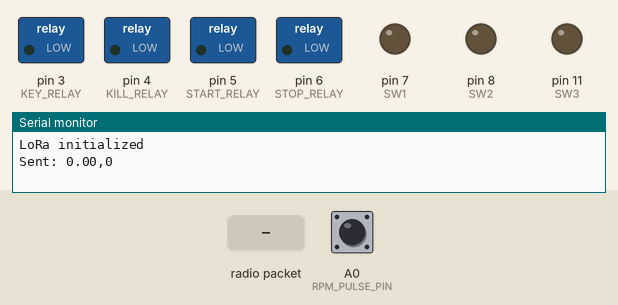
Bench run of a sketch on a simulated Arduino Uno, built with avr-gcc and run on an emulated ATmega328P. Parts: switched loads named in the sketch (green lamp = pin HIGH), output pins drawn as LEDs (lit = HIGH), the last lines printed to the serial monitor. The inputs (shaded band) are chosen by the test bench; at power-on: A0 (RPM_PULSE_PIN) LOW. No radio packets arrive unless stated.

Above: at 1.2 s.
1.3 s: radio packet "keyoff" arrives
At 1.8 s:
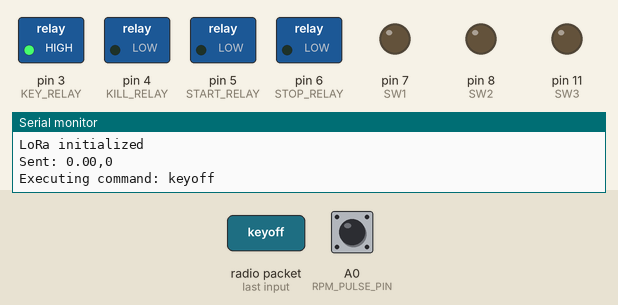
2.8 s: radio packet "killoff" arrives
At 4.0 s:
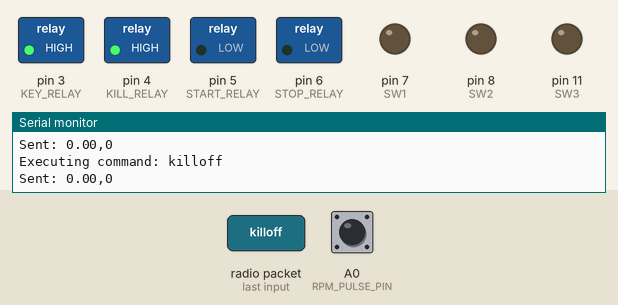
4.3 s: radio packet "keyon" arrives
At 5.3 s:
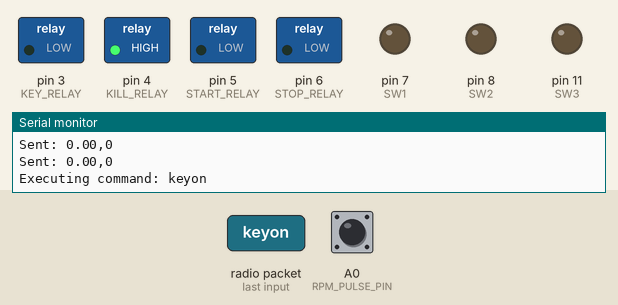
5.8 s: radio packet "startoff" arrives
At 6.4 s:
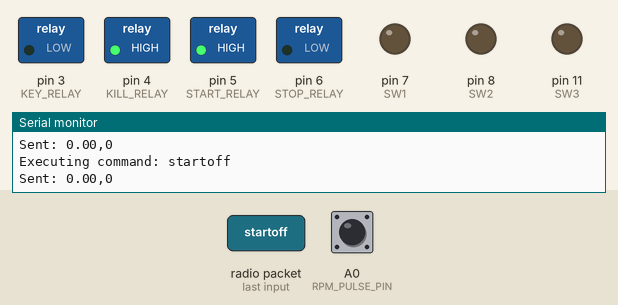
7.3 s: radio packet "killon" arrives
At 8.5 s:
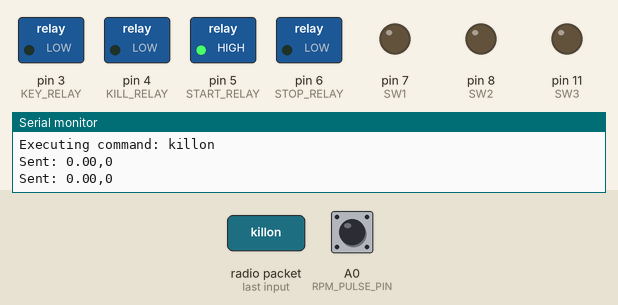
8.8 s: radio packet "stopoff" arrives
At 9.9 s:
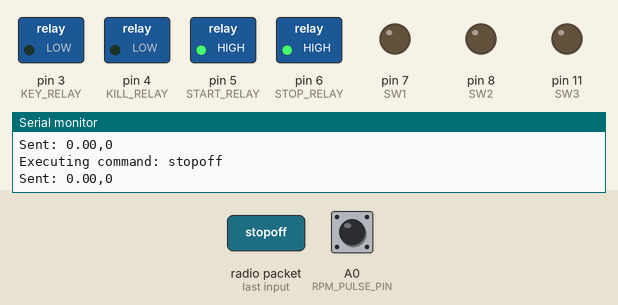
Timing chart, 0 to 11.3 s (numbered marks = the images above; inputs shaded):
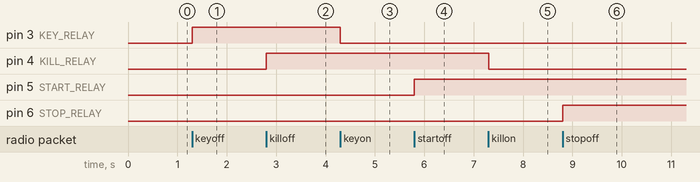

Measured:
- after the input at 1.3 s, pin 3 (KEY_RELAY): LOW → HIGH at once
- after the input at 2.8 s, pin 4 (KILL_RELAY): LOW → HIGH at once
- after the input at 4.3 s, pin 3 (KEY_RELAY): HIGH → LOW at once
- after the input at 5.8 s, pin 5 (START_RELAY): LOW → HIGH at once
- after the input at 7.3 s, pin 4 (KILL_RELAY): HIGH → LOW at once
- after the input at 8.8 s, pin 6 (STOP_RELAY): LOW → HIGH at once

The sketch:

receiver.ino
```cpp
#include <SPI.h>
#include <LoRa.h>

// LoRa pins
#define SS 10
#define RST 9
#define DIO0 2

// Relay control pins
#define KEY_RELAY 3
#define KILL_RELAY 4
#define START_RELAY 5
#define STOP_RELAY 6
#define SW1 7
#define SW2 8
#define SW3 11
// RPM measurement pins
#define RPM_PULSE_PIN A0    // Connect to pulse signal
#define STATUS_PIN  1      // Connect to digital status signal

// Variables
unsigned long pulseTime = 0;
unsigned long lastPulseTime = 0;
float rpm = 0;
int statusValue = 0;
unsigned long lastSendTime = 0;
const unsigned long sendInterval = 1000; // Send data every 1 second

void setup() {
  Serial.begin(9600);
  while (!Serial);

  // Initialize relay pins
  pinMode(KEY_RELAY, OUTPUT);
  pinMode(KILL_RELAY, OUTPUT);
  pinMode(START_RELAY, OUTPUT);
  pinMode(STOP_RELAY, OUTPUT);
  pinMode(SW1, OUTPUT);
  pinMode(SW2, OUTPUT);
  pinMode(SW3, OUTPUT);
  // Initialize RPM measurement pins
  pinMode(RPM_PULSE_PIN, INPUT);
  pinMode(STATUS_PIN, INPUT);

  // Initialize LoRa
  LoRa.setPins(SS, RST, DIO0);
  if (!LoRa.begin(865E6)) {
    Serial.println("LoRa init failed!");
    while (1);
  }
  Serial.println("LoRa initialized");
}

void loop() {
  // Check for incoming LoRa messages
  int packetSize = LoRa.parsePacket();
  if (packetSize) {
    String received = "";
    while (LoRa.available()) {
      received += (char)LoRa.read();
    }

    // Check if it's a command
    if (isCommand(received)) {
      processCommand(received);
    } else {
      // Not a command, just print it
      Serial.print("Received message: ");
      Serial.println(received);
    }
  }

  // RPM measurement
  if (digitalRead(RPM_PULSE_PIN) == HIGH && pulseTime == 0) {
    pulseTime = micros();
  } else if (digitalRead(RPM_PULSE_PIN) == LOW && pulseTime != 0) {
    unsigned long pulseDuration = micros() - pulseTime;
    pulseTime = 0;

    // Calculate RPM (assuming one pulse per revolution)
    if (pulseDuration > 0) {
      rpm = 60000000.0 / pulseDuration; // 60,000,000 microseconds per minute
      rpm=rpm/1000;
      lastPulseTime = millis();
    }
  }

  // Check for timeout (no pulse for 2 seconds)
  if (millis() - lastPulseTime > 2000) {
    rpm = 0;
  }

  // Read status pin
  statusValue = digitalRead(STATUS_PIN);

  // Send RPM and status periodically
  if (millis() - lastSendTime > sendInterval) {
    String dataToSend = String(rpm) + "," + String(statusValue);
    LoRa.beginPacket();
    LoRa.print(dataToSend);
    LoRa.endPacket();
    Serial.print("Sent: ");
    Serial.println(dataToSend);
    lastSendTime = millis();
  }
}

bool isCommand(String message) {
  // List of valid commands
  String commands[] = {
    "keyon", "keyoff",
    "killon", "killoff",
    "starton", "startoff",
    "stopon", "stopoff",
    "sw1on", "sw1off",
    "sw2on", "sw2off",
    "sw3on", "sw3off",
  };

  for (String cmd : commands) {
    if (message == cmd) return true;
  }
  return false;
}

void processCommand(String command) {
  Serial.print("Executing command: ");
  Serial.println(command);

  if (command == "keyon") {
    digitalWrite(KEY_RELAY, LOW);
  } else if (command == "keyoff") {
    digitalWrite(KEY_RELAY, HIGH);
  } else if (command == "killon") {
    digitalWrite(KILL_RELAY, LOW);
  } else if (command == "killoff") {
    digitalWrite(KILL_RELAY, HIGH);
  } else if (command == "starton") {
    digitalWrite(START_RELAY, LOW);
  } else if (command == "startoff") {
    digitalWrite(START_RELAY, HIGH);
  } else if (command == "stopon") {
    digitalWrite(STOP_RELAY, LOW);
  } else if (command == "stopoff") {
    digitalWrite(STOP_RELAY, HIGH);
  } else if (command == "sw1on") {
    digitalWrite(SW1, LOW);
  } else if (command == "sw1off") {
    digitalWrite(SW1, HIGH);
  } else if (command == "sw2on") {
    digitalWrite(SW2, LOW);
  } else if (command == "sw2off") {
    digitalWrite(SW2, HIGH);
  } else if (command == "sw3off") {
    digitalWrite(SW3, HIGH);
  } else if (command == "sw3on") {
    digitalWrite(SW3, LOW);
}
}
```
